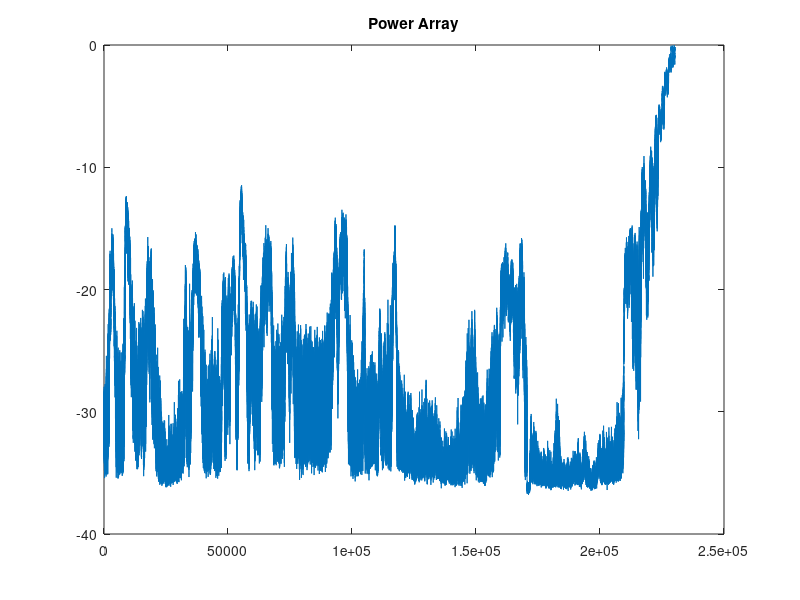

Write the MATLAB code that produced this figure. (Note: this script raises an error after producing the figure.)
%%%%%% CCDF %%%%%%%%
clear; close all;

load('powerPerMilliSecondArray.mat');
% temp = powerPerMilliSecondArray(1, 1:220000); % Trim it to remove the ending part, when we pulled up to their car
temp = powerPerMilliSecondArray(1,1.266e4:end);
temp = temp / max(temp);
figure()
plot(10*log10(temp))
title('Power Array')

figure()
y = histogram(10*log10(temp));
title('Histogram')

[~, edgeVals] = size(y.BinEdges);
for i = 1:edgeVals-1
    xaxis(i) = mean(y.BinEdges(i:i+1));
end

yp = y.Values / length(temp);
    % Generate a CDF by summing the histogram bins
% sum = 0;
% for i = 1:y.NumBins
%     sum = sum + y.Values(i);
%     cummulative(i) = sum;
% end

cummulative = cumsum(yp);


% cummulative = cummulative / sum;

figure()
plot(xaxis, cummulative);
title('CDF');
xlabel('Power Received');
ylabel('Probability');
grid on


figure()
% semilogy(1-cummulative); grid on;
plot(xaxis, 1-cummulative); grid on;
title('CCDF');
xlabel('Power Received');
ylabel('Probability');
grid on

figure()
semilogy(xaxis(1:end-1), 1-cummulative(1:end-1)); grid on;
% plot(1-cummulative); grid on;
title('CCDF (semilogy)');
xlabel('Power Received');
ylabel('Probability');
grid on

% Normalized it so that 0 dB power is when the vans are right next to one
% another. (dB relative to when they are side by side)